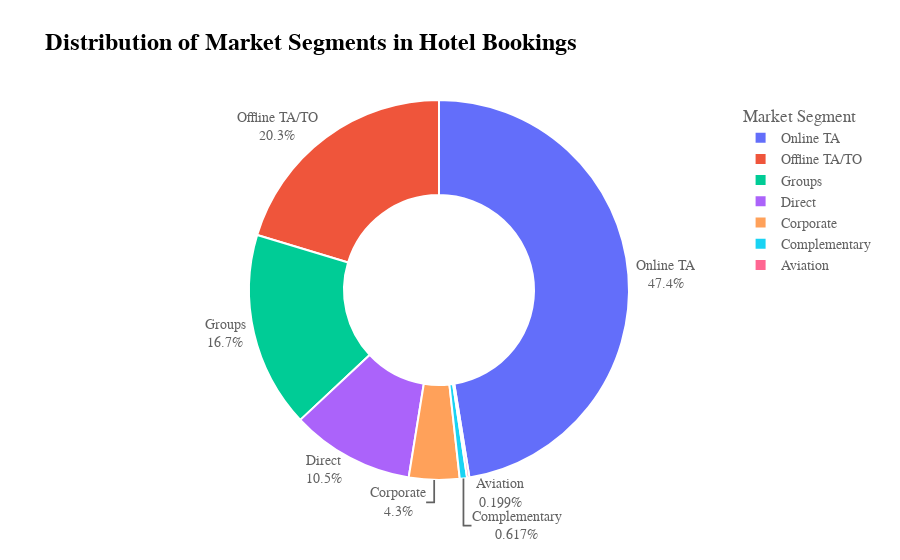

Source (notebook cell):
### Markdown cell above
### 6.

### Code cell
# Calculate the proportions
a = df["market_segment"].value_counts(normalize=True).reset_index()
a.columns = ['market_segment', 'proportion']  # Rename columns

# Plotting the pie chart using Plotly Express
fig = px.pie(
    a,
    values='proportion',
    names='market_segment',
    title='Distribution of Market Segments in Hotel Bookings',
    color_discrete_sequence=px.colors.qualitative.Plotly,
    hole=0.5
)

fig.update_traces(textinfo='label+percent', 
                  textposition='outside', 
                  marker=dict(line=dict(color='white', width=2)))

fig.update_layout(
    font=dict(size=14, family='Arial', color='#626262'),
    title_font=dict(size=24, family='Arial', color='black', weight="bold"),
    legend_title=dict(text='Market Segment')
)

fig.show()

### Figure 1 — Plotly figure (JSON) as saved in the notebook; plotly's stock layout.template omitted (floating-point values rounded to 4 significant figures)
{"data": [{"domain": {"x": [0, 1], "y": [0, 1]}, "hole": 0.5, "hovertemplate": "market_segment=%{label}<br>proportion=%{value}<extra></extra>", "labels": ["Online TA", "Offline TA/TO", "Groups", "Direct", "Corporate", "Complementary", "Aviation"], "legendgroup": "", "marker": {"line": {"color": "white", "width": 2}}, "name": "", "showlegend": true, "textinfo": "label+percent", "textposition": "outside", "type": "pie", "values": [0.4744, 0.2032, 0.1666, 0.1047, 0.04299, 0.006173, 0.001993]}], "layout": {"font": {"color": "#626262", "family": "Arial", "size": 14}, "legend": {"title": {"text": "Market Segment"}, "tracegroupgap": 0}, "piecolorway": ["#636EFA", "#EF553B", "#00CC96", "#AB63FA", "#FFA15A", "#19D3F3", "#FF6692", "#B6E880", "#FF97FF", "#FECB52"], "title": {"font": {"color": "black", "family": "Arial", "size": 24, "weight": "bold"}, "text": "Distribution of Market Segments in Hotel Bookings"}}}
